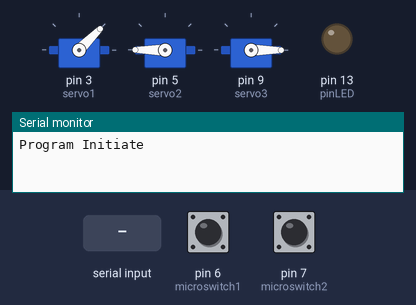
Simulated run of this sketch. Board: Arduino Uno, built with avr-gcc and run on an emulated ATmega328P. Shown: 3 × servo, output pins drawn as LEDs (lit = HIGH), the last lines printed to the serial monitor. The inputs (shaded band) are chosen by the test bench; at power-on: pin 6 (microswitch1) LOW, pin 7 (microswitch2) LOW.

Above: at 1.2 s.
1.3 s: "L" received over Serial
At 2.5 s:
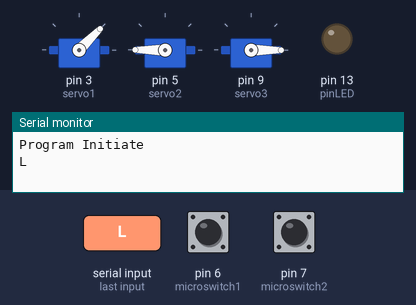
2.9 s: "F" received over Serial
At 4.2 s:
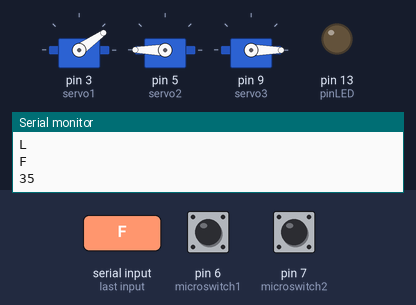
4.5 s: pin 6 (microswitch1) pulled HIGH for 0.15 s
At 4.61 s:
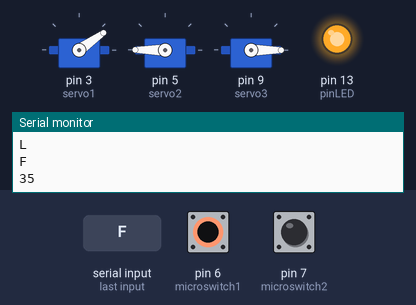
6.2 s: "C" received over Serial
At 6.6 s:
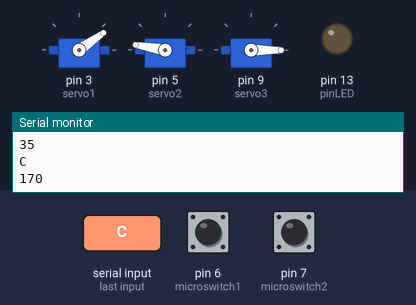
7.7 s: pin 7 (microswitch2) pulled HIGH for 0.15 s
At 8.2 s:
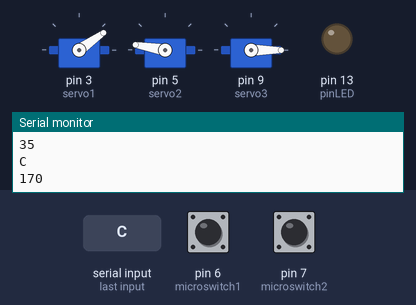
9.3 s: "B" received over Serial
At 10.1 s:
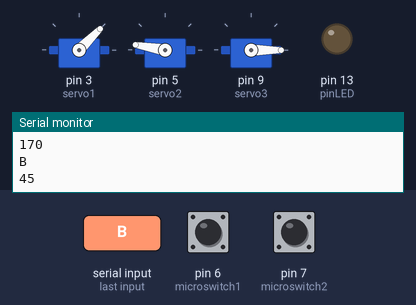
Timing chart, 0 to 11.9 s (numbered marks = the images above; inputs shaded):
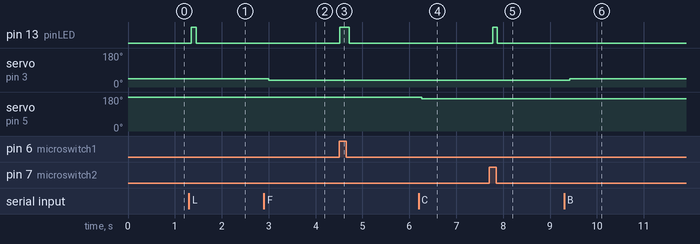

The sketch:

servo_moter_pc.ino
```cpp
#include <Servo.h>
#include <SoftwareSerial.h>

Servo servo1;  // 建立SERVO物件
Servo servo2;  // 建立SERVO物件
Servo servo3;  // 建立SERVO物件
char ch;
int pinLED = 13;

int microswitch1=6;
int microswitch2=7;


int d_servo1=45;//0-120 前後
int d_servo2=180; //開合
int d_servo3=0;//90-180 上下

int s=10;

void setup()
{
  Serial.begin(38400);
  Serial.print("Program Initiate\n");
  pinMode(pinLED, OUTPUT); // 設定腳位 13 為輸出模式


  servo1.attach(3);  // 設定要將伺服馬達接到哪一個PIN腳
  servo2.attach(5);  // 設定要將伺服馬達接到哪一個PIN腳
  servo3.attach(9);  // 設定要將伺服馬達接到哪一個PIN腳

  servo1.write(d_servo1);
  servo2.write(d_servo2);
  servo3.write(d_servo3);

  pinMode(microswitch1,INPUT);
  pinMode(microswitch2,INPUT);
  pinMode(pinLED,OUTPUT);
}
void loop()
{
  float v1=digitalRead(microswitch1);
  float v2=digitalRead(microswitch2);
  if (v1>0.5||v2>0.5){
    digitalWrite(pinLED,HIGH);
  }else{
    digitalWrite(pinLED,LOW);
  }

  if (Serial.available()) // 檢查電腦端是否有訊息來
  {

    delay(50);


    ch = Serial.read();
    if (ch == 'L' ) // 判斷是否為 L 的訊息
    {
      digitalWrite(pinLED, HIGH);
      Serial.println('L');
    }
    else if(ch == 'R'){
      digitalWrite(pinLED, LOW);
      Serial.println('R');
    }
    else if(ch == 'B'){
      d_servo1=d_servo1+s;
      servo1.write(d_servo1);
      delay(10);
      Serial.println('B');
      Serial.println(d_servo1);
    }
    else if(ch == 'F'){
      d_servo1=d_servo1-s;
      servo1.write(d_servo1);
      delay(10);
      Serial.println('F');
      Serial.println(d_servo1);
    }
    else if(ch == 'C'){
      d_servo2=d_servo2-s;
      servo2.write(d_servo2);
      delay(10);
      Serial.println('C');
      Serial.println(d_servo2);
    }
    else if(ch == 'O'){
      d_servo2=d_servo2+s;
      servo2.write(d_servo2);
      delay(10);
      Serial.println('O');
      Serial.println(d_servo2);
    }
    else if(ch == 'U'){
      d_servo3=d_servo3+s;
      servo3.write(d_servo3);
      delay(10);
      Serial.println('U');
      Serial.println(d_servo3);
    }
    else if(ch == 'D'){
      d_servo3=d_servo3-s;
      servo3.write(d_servo3);
      delay(10);
      Serial.println('D');
      Serial.println(d_servo3);
    }

  }
  delay(100);


}
```

Measured:
- after the input at 1.3 s, pin 13 (pinLED): LOW → HIGH after 0.05 s, → LOW 0.10 s later
- after the input at 2.9 s, servo on pin 3 (servo1): 45° → 35° after 0.10 s
- after the input at 4.5 s, pin 13 (pinLED): LOW → HIGH at once, → LOW 0.20 s later
- after the input at 6.2 s, servo on pin 5 (servo2): 180° → 170° after 0.06 s
- after the input at 7.7 s, pin 13 (pinLED): LOW → HIGH after 0.07 s, → LOW 0.10 s later
- after the input at 9.3 s, servo on pin 3 (servo1): 35° → 45° after 0.13 s
